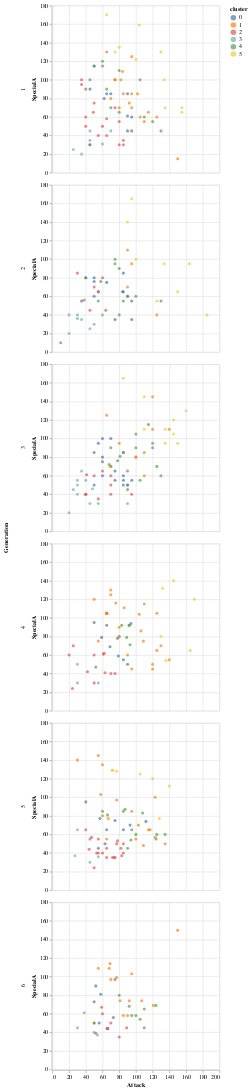

Source (notebook cell):
### Code cell
alt.Chart(df).mark_circle().encode(
    x="Attack",
    y="SpecialA",
    color="cluster:N",
    tooltip=["#","Name","Attack","SpecialA"]
).facet(
    row="Generation"
)

### Figure 1 — Vega-Lite specification as saved in the notebook (floating-point values rounded to 4 significant figures; data arrays with more than 128 entries replaced by an {"elided": "..."} marker saying what was removed)
{"config": {"view": {"continuousWidth": 300, "continuousHeight": 300}}, "data": {"name": "data-be924e20f2a6dd5c88c2c194c170e146"}, "facet": {"row": {"field": "Generation", "type": "quantitative"}}, "spec": {"mark": {"type": "circle"}, "encoding": {"color": {"field": "cluster", "type": "nominal"}, "tooltip": [{"field": "#", "type": "quantitative"}, {"field": "Name", "type": "nominal"}, {"field": "Attack", "type": "quantitative"}, {"field": "SpecialA", "type": "quantitative"}], "x": {"field": "Attack", "type": "quantitative"}, "y": {"field": "SpecialA", "type": "quantitative"}}}, "$schema": "https://vega.github.io/schema/vega-lite/v5.16.3.json", "datasets": {"data-be924e20f2a6dd5c88c2c194c170e146": {"elided": "374 records"}}}
